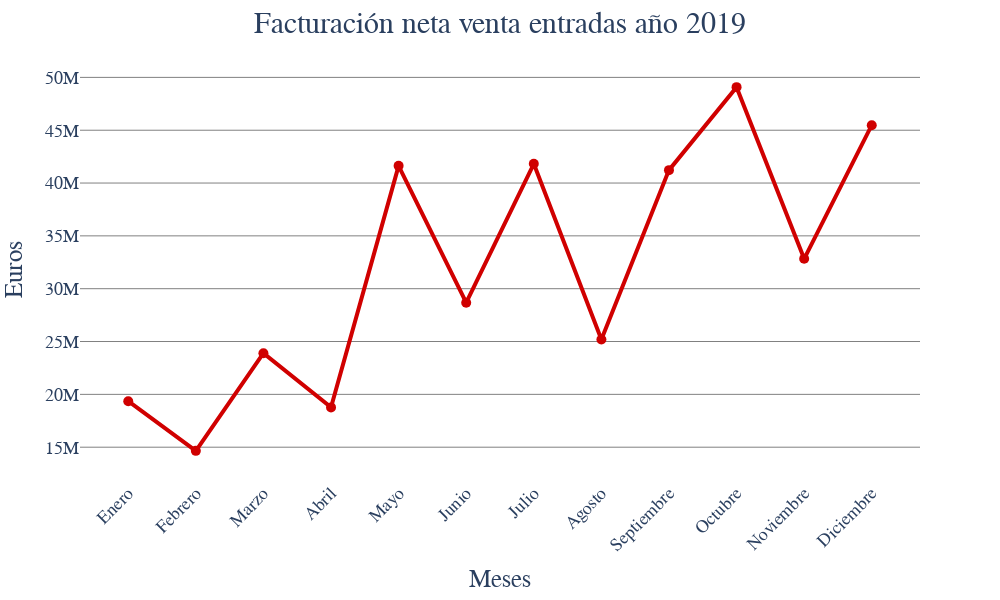

The cell this chart's notebook holds for it:
### Markdown cell above
Grafico de lineas de la facturación neta en el año 2019

### Code cell
import plotly.express as px

palette = ["#d00000"]
palette_11 = ["#03071e","#370617","#6a040f","#9d0208","#d00000","#dc2f02","#e85d04","#f48c06","#faa307","#ffba08", "#FFC42D"]

fig = px.line(df_facturacion_2019,
            x="meses",
            y='ventaentradas',
            color_discrete_sequence= palette,
            labels={"ventaentradas": "cantidad"})

fig.update_traces(
            line=dict(width=4),
            mode='lines+markers',
            marker=dict(size=10))


fig.update_xaxes(
                tickangle=-45,
                tickfont=dict(size=18),
                showgrid=False)

fig.update_yaxes(
                tickfont=dict(size=18),
                gridcolor='gray')


fig.update_layout(
                    width=1000,
                    height=600,
                    title_text="Facturación neta venta entradas año 2019",
                    title_font=dict(size=30),
                    title_x=0.5, title_y=0.98,
                    plot_bgcolor='rgba(0,0,0,0)',
                    paper_bgcolor='rgba(0,0,0,0)',
                    yaxis_title='Euros',
                    xaxis_title='Meses',
                    yaxis_title_font=dict(size=25),
                    xaxis_title_font=dict(size=25),
                    font=dict(family='Century Gothic'),                           
                    showlegend=False)
                    

fig.write_image(r'graficos\grafico_lineas_facturación_2019.png')
fig.show()

### Figure 1 — Plotly figure (JSON) as saved in the notebook; plotly's stock layout.template omitted (floating-point values rounded to 4 significant figures)
{"data": [{"hovertemplate": "meses=%{x}<br>cantidad=%{y}<extra></extra>", "legendgroup": "", "line": {"color": "#d00000", "dash": "solid", "width": 4}, "marker": {"size": 10, "symbol": "circle"}, "mode": "lines+markers", "name": "", "orientation": "v", "showlegend": false, "type": "scatter", "x": ["Enero", "Febrero", "Marzo", "Abril", "Mayo", "Junio", "Julio", "Agosto", "Septiembre", "Octubre", "Noviembre", "Diciembre"], "xaxis": "x", "y": [19355036, 14653131, 23892118, 18765497, 41625513, 28676786, 41823606, 25199099, 41222597, 49076003, 32831300, 45475549], "yaxis": "y"}], "layout": {"font": {"family": "Century Gothic"}, "height": 600, "legend": {"tracegroupgap": 0}, "margin": {"t": 60}, "paper_bgcolor": "rgba(0,0,0,0)", "plot_bgcolor": "rgba(0,0,0,0)", "showlegend": false, "title": {"font": {"size": 30}, "text": "Facturación neta venta entradas año 2019", "x": 0.5, "y": 0.98}, "width": 1000, "xaxis": {"anchor": "y", "domain": [0, 1], "showgrid": false, "tickangle": -45, "tickfont": {"size": 18}, "title": {"font": {"size": 25}, "text": "Meses"}}, "yaxis": {"anchor": "x", "domain": [0, 1], "gridcolor": "gray", "tickfont": {"size": 18}, "title": {"font": {"size": 25}, "text": "Euros"}}}}
